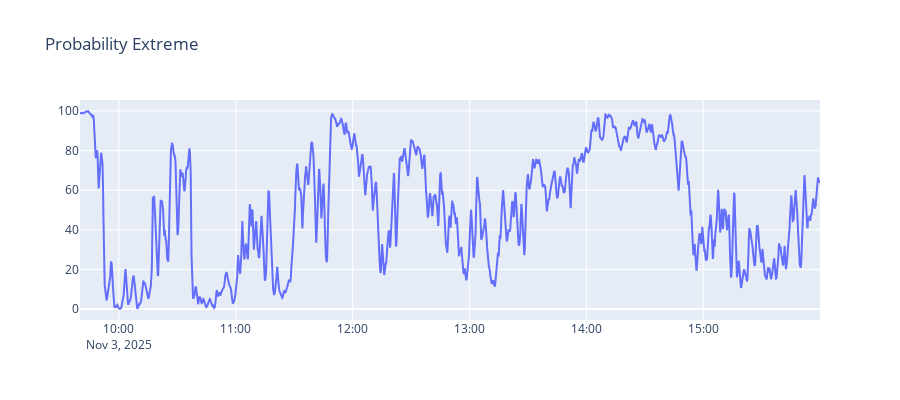

The notebook cell this image was saved under:
### Code cell
fig = go.Figure()
fig.add_trace(go.Scatter(x=df.index, y=df['prob_extreme'], mode='lines'))
fig.update_layout(height=400, title='Probability Extreme')
fig.show()

### Figure 1 — Plotly figure (JSON) as saved in the notebook; plotly's stock layout.template omitted (floating-point values rounded to 4 significant figures; data arrays with more than 128 entries replaced by an {"elided": "..."} marker saying what was removed)
{"data": [{"mode": "lines", "type": "scatter", "x": {"elided": "4560 str values"}, "y": {"elided": "4560 float values"}}], "layout": {"height": 400, "title": {"text": "Probability Extreme"}}}
